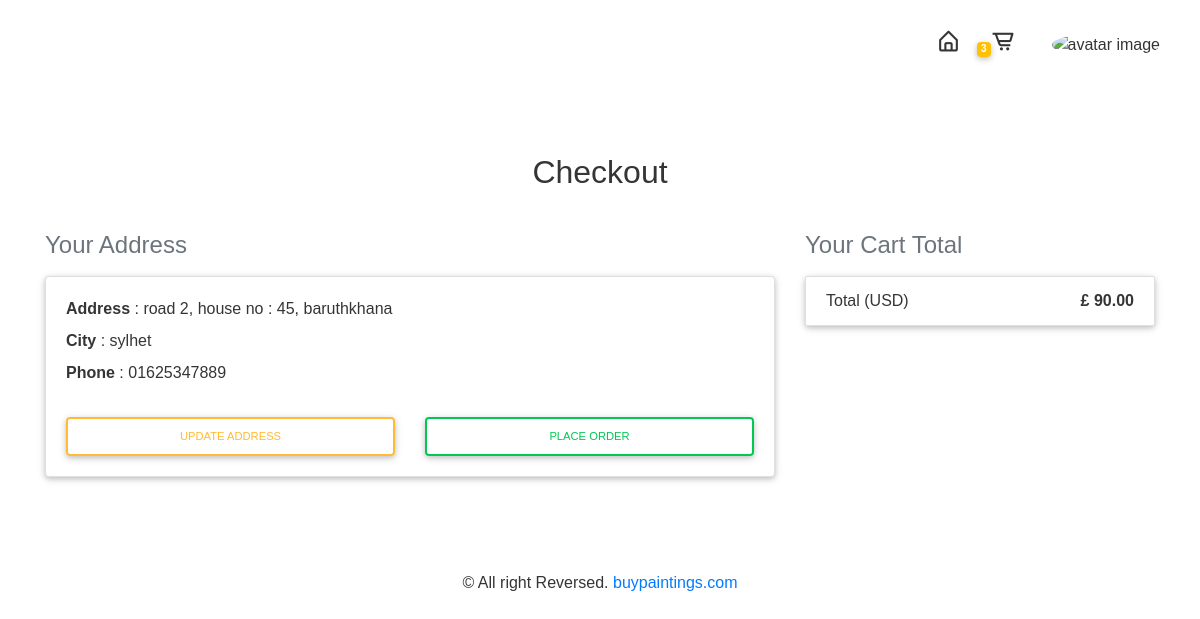
The page /checkout/ (signed in) on the database its author committed.
### home/models.py (models this page shows, shortened)
class Order_Product(models.Model):
    CHOICES = (
        ('Pending', 'Pending'),
        ('Delivered', 'Delivered'),
        ('Cancled', 'Cancled'),
    )
    user = models.ForeignKey(User, null=True, on_delete=models.CASCADE)
    cartitem = models.ManyToManyField(Cart)
    address = models.ForeignKey(address, null=True, on_delete=models.CASCADE)
    ordered = models.BooleanField(default=False)
    status = models.CharField(
        max_length=100, null=True, choices=CHOICES, default=CHOICES[0][0])
    def orderTotal(self):
        t = 0
        for i in self.cartitem.all():
            t += i.productTotal()
        return t

class address(models.Model):
    user = models.ForeignKey(User, null=True, on_delete=models.CASCADE)
    houseN0 = models.CharField(max_length=100, null=True)
    cityName = models.CharField(max_length=100, null=True)
    phone = models.CharField(max_length=14, null=True)

### home/views.py (the view, shortened to what this page needs)
# urls.py: path('checkout/', checkout, name='checkout'),
def checkout(request):
    form = AddressForm
    cart = Cart.objects.filter(user=request.user, purchased=False)
    order_qs = Order_Product.objects.filter(
        user=request.user, ordered=False)
    order_items = order_qs[0].cartitem.all()
    order_total = order_qs[0].orderTotal()
    context = {"form": form, "order_items": order_items,
               "order_total": order_total, 'cart': cart}
    saved_address = address.objects.filter(
        user=request.user)
    if saved_address.exists():
        savedAddress = saved_address.first()
        context = {"form": form, "order_items": order_items,
                   "order_total": order_total, "savedAddress": savedAddress, 'cart': cart}
    return render(request, 'checkout.html', context)

### home/models.py (called while the page is built)
    def productTotal(self):
        t = self.product.price * self.quantity
        return t

### home/templatetags/cartcounter.py (called while the page is built)
@register.filter
def cart_count(user):
    order = Order_Product.objects.filter(user=user, ordered=False)
    if order.exists():
        return order[0].cartitem.count()
    else:
        return 0

### home/templates/checkout.html (shortened to what this page needs)
{% extends "base.html" %} {%block content%} {% load static %}
<section class="checkout p-4">
  <div class="container">
    <h2 class="my-3 py-4 h2 text-center">Checkout</h2>
    <div class="row">
      {% if savedAddress %}
      <div class="col-md-8 mb-4">
        <h4 class="d-flex justify-content-between align-items-center mb-3">
          <span class="text-muted">Your Address</span>
        </h4>
        <div class="card">
          <form class="card-body">
            <div class="mb-2">
              <div class="address">
                <strong>Address</strong> : {{ savedAddress.houseN0 }}
              </div>
            </div>
            <div class="mb-2">
              <div class="address">
                <strong>City</strong> : {{ savedAddress.cityName }}
              </div>
            </div>
            <div class="row">
              <div class="col-lg-6 col-md-12 mb-2">
                <div class="text-lg address text">
                  <strong>Phone</strong> : {{ savedAddress.phone }}
                </div>
              </div>
            </div>
            <div class="row">
              <div class="col-md-6">
                <a
                  class="btn btn-outline-warning btn-md btn-block mt-4"
                  href="{% url 'address_update' savedAddress.id %}"
                >
                  Update Address
                </a>
              </div>
              <div class="col-md-6">
                <a
                  class="btn btn-outline-success btn-md btn-block mt-4"
                  href="{% url 'payment' %}"
                >
                  Place Order
                </a>
              </div>
            </div>
          </form>
        </div>
      </div>
      {% else %}
          {% load crispy_forms_tags %}
      {% endif %}
      <div class="col-md-4 mb-4">
        <h4 class="d-flex justify-content-between align-items-center mb-3">
          <span class="text-muted">Your Cart Total</span>
        </h4>
        <ul class="list-group mb-3 z-depth-1">
          <li class="list-group-item d-flex justify-content-between">
            <span>Total (USD)</span>
            <strong>£ {{ order_total | floatformat:2 }}</strong>
          </li>
        </ul>
      </div>
    </div>
  </div>
</section>
{%endblock content%}

### templates/base.html (shortened to what this page needs)
<!DOCTYPE html>
<html lang="en">
  <head>
    {% load static %}
    <link rel="stylesheet" href="{% static 'css/style.css' %}" />
    <link rel="stylesheet" href="{% static 'css/mdb.css' %}" />
    <link
      rel="stylesheet"
      href="https://stackpath.bootstrapcdn.com/bootstrap/4.5.2/css/bootstrap.min.css"
    />
    <link
      rel="stylesheet"
      href="https://cdnjs.cloudflare.com/ajax/libs/font-awesome/5.15.1/css/all.min.css"
    />
    <link
      href="https://unpkg.com/boxicons@2.0.7/css/boxicons.min.css"
      rel="stylesheet"
    />
    <link
      rel="stylesheet"
      href="https://stackpath.bootstrapcdn.com/font-awesome/4.7.0/css/font-awesome.min.css"
    />
  </head>
  <body>
    <header class="py-3">
      <div class="row flex-nowrap justify-content-between align-items-center">
        <div class="col-4 pt-1">
        </div>
        <div class="col-4 d-flex justify-content-end align-items-center">
          <a class="link" href="{% url 'home' %}">
            <i style="font-size: 25px" class="bx bx-home-alt"></i
          ></a>
          {% if user.is_authenticated %}{% load cartcounter %}
          <a class="nav-link" href="{% url 'cart' %}">
            <span style="font-size: 10px" class="badge badge-sm bg-warning"
              >{{request.user | cart_count }}</span
            ><i style="font-size: 25px" class="bx bx-cart-alt bx-tada pr-1"></i>
          </a>
          <div class="dropdown pr-4">
            <a class="nav-link dropbtn" href="#">
              <img
                width="25"
                src="{{request.user.customer.profile_pic.url}}"
                class="rounded-circle z-depth-0"
                alt="avatar image"
              />
            </a>
          </div>
          {% endif %}
        </div>
      </div>
    </header>
    {%block content%} {%endblock content%}
    <footer>
      <div class="p-0 m-0">
        <div class="p-4 text-center">
          <p class="h6 p-4">
            © All right Reversed.<a href="#"> buypaintings.com</a>
          </p>
        </div>
      </div>
    </footer>
  </body>
</html>

### static/css/style.css (style rules this page uses)
* { padding: 0%; margin: 0%; scroll-behavior: smooth; color: #353535; }

### templates/base.html (style rules this page uses)
body { margin: 0; padding: 0; font-family: "Teko", sans-serif; }
.dropbtn { padding: 16px; font-size: 16px; border: none; }
.dropdown { position: relative; display: inline-block; }

### rows shown on the page
address: houseN0 "road 2, house no : 45, baruthkhana", cityName "sylhet", phone "01625347889"

### other values the page prints
{{ request.user | cart_count }} "3"
{{ order_total | floatformat:2 }} "90.00"
